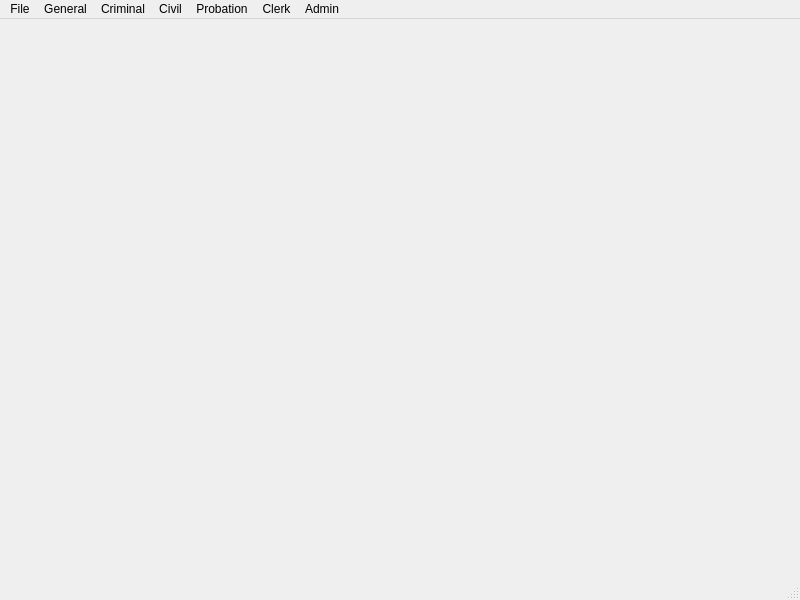
<?xml version="1.0" encoding="UTF-8"?>
<ui version="4.0">
 <class>MainWindow</class>
 <widget class="QMainWindow" name="MainWindow">
  <property name="geometry">
   <rect>
    <x>0</x>
    <y>0</y>
    <width>800</width>
    <height>600</height>
   </rect>
  </property>
  <property name="windowTitle">
   <string>MuniEntry</string>
  </property>
  <widget class="QWidget" name="centralwidget"/>
  <widget class="QMenuBar" name="menubar">
   <property name="geometry">
    <rect>
     <x>0</x>
     <y>0</y>
     <width>800</width>
     <height>21</height>
    </rect>
   </property>
   <widget class="QMenu" name="menuFile">
    <property name="title">
     <string>File</string>
    </property>
    <addaction name="actionOpen"/>
    <addaction name="actionOptions"/>
    <addaction name="actionExit"/>
    <addaction name="separator"/>
    <addaction name="actionExit_2"/>
   </widget>
   <widget class="QMenu" name="menuCriminal">
    <property name="title">
     <string>Criminal</string>
    </property>
    <addaction name="actionGeneral_Motion_Entry"/>
    <addaction name="separator"/>
    <addaction name="actionFail_to_Appear_Minor_Traffic_Offense"/>
   </widget>
   <widget class="QMenu" name="menuGeneral">
    <property name="title">
     <string>General</string>
    </property>
    <addaction name="actionOmnibus_Motion_Form"/>
   </widget>
   <widget class="QMenu" name="menuCivil">
    <property name="title">
     <string>Civil</string>
    </property>
   </widget>
   <widget class="QMenu" name="menuProbation">
    <property name="title">
     <string>Probation</string>
    </property>
   </widget>
   <widget class="QMenu" name="menuClerk">
    <property name="title">
     <string>Clerk</string>
    </property>
   </widget>
   <widget class="QMenu" name="menuAdmin">
    <property name="title">
     <string>Admin</string>
    </property>
   </widget>
   <addaction name="menuFile"/>
   <addaction name="menuGeneral"/>
   <addaction name="menuCriminal"/>
   <addaction name="menuCivil"/>
   <addaction name="menuProbation"/>
   <addaction name="menuClerk"/>
   <addaction name="menuAdmin"/>
  </widget>
  <widget class="QStatusBar" name="statusbar"/>
  <action name="actionOpen">
   <property name="text">
    <string>Open</string>
   </property>
  </action>
  <action name="actionOptions">
   <property name="text">
    <string>Options</string>
   </property>
  </action>
  <action name="actionExit">
   <property name="text">
    <string>Templates</string>
   </property>
  </action>
  <action name="actionExit_2">
   <property name="text">
    <string>Exit</string>
   </property>
  </action>
  <action name="actionGeneral_Motion_Entry">
   <property name="text">
    <string>General Motion Entry</string>
   </property>
  </action>
  <action name="actionFail_to_Appear_Minor_Traffic_Offense">
   <property name="text">
    <string>Fail to Appear - Minor Traffic Offense</string>
   </property>
  </action>
  <action name="actionOmnibus_Motion_Form">
   <property name="text">
    <string>Omnibus Motion Form</string>
   </property>
  </action>
 </widget>
 <resources/>
 <connections/>
</ui>
